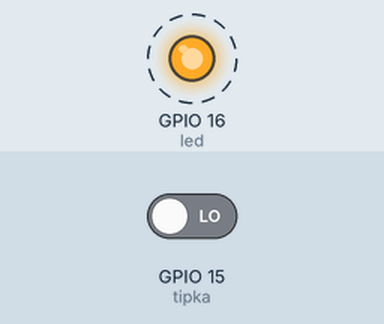
Recording of a program running on a simulated ESP32. Parts: output pins drawn as LEDs (lit = HIGH). Dashed ring = blinking. The inputs (shaded band) are chosen by the test bench; at power-on: GPIO 15 (tipka) LOW.

Above: at 0.9 s.
1.3 s: GPIO 15 (tipka) driven HIGH
At 1.3 s:
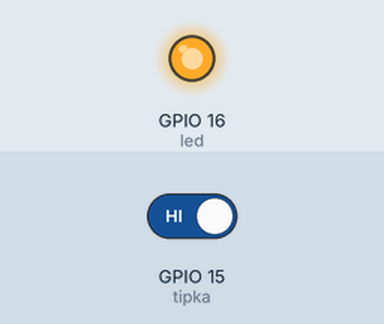
Timing chart, 0 to 4.3 s (numbered marks = the images above; inputs shaded):
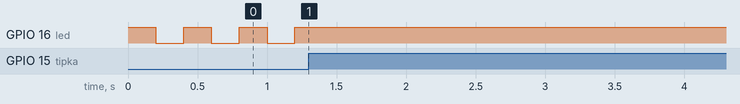

The program:

main.cpp
```cpp
#include <Arduino.h>
#define led 16
#define tipka 15

TaskHandle_t led_h;
bool stanje = true;
int staro_stanje_tipke = 1;

void task_led(void *parameter){
  pinMode(led, OUTPUT);
  while(1){
      digitalWrite(led, HIGH);
      vTaskDelay(200/portTICK_PERIOD_MS);
      digitalWrite(led, LOW);
      vTaskDelay(200/portTICK_PERIOD_MS);
  }
  vTaskDelay(1);
}

void task_tipka(void *parameter){
  pinMode(tipka, INPUT);
  while(1){
    int stanje_tipke = digitalRead(tipka);
    if(staro_stanje_tipke == 0 && stanje_tipke == 1){
      stanje = !stanje;
      if(stanje){
        vTaskResume(led_h);
      }
      else
      {
        vTaskSuspend(led_h);
      }
    }
    staro_stanje_tipke = stanje_tipke;
    vTaskDelay(1);
  }
}


void setup() {
  Serial.begin(9600);
  xTaskCreate(task_led, "t1", 3000, NULL, 1, &led_h);
  xTaskCreate(task_tipka, "t2", 3000, NULL, 1, NULL);
}

void loop() {

}
```

Measured:
- after the input at 1.3 s, GPIO 16 (led): stops changing and stays HIGH
- by itself, GPIO 16 (led): alternates HIGH for 0.20 s and LOW for 0.20 s
